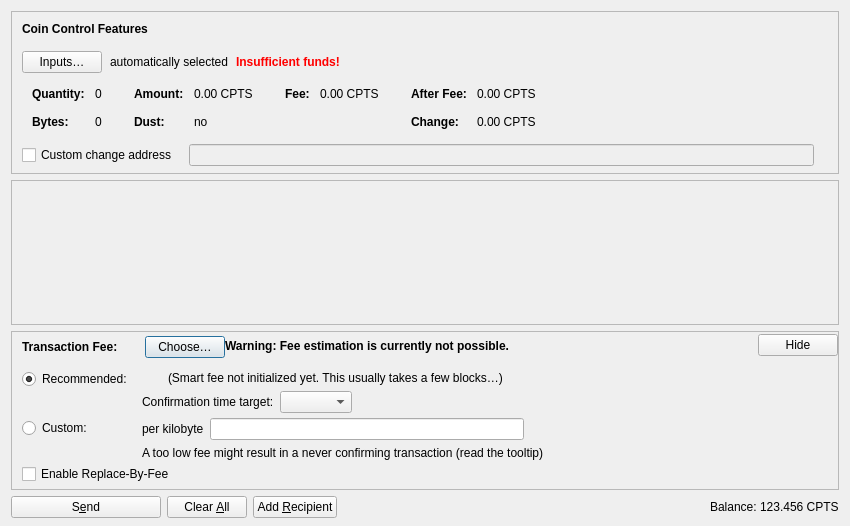
<?xml version="1.0" encoding="UTF-8"?>
<ui version="4.0">
 <class>SendCoinsDialog</class>
 <widget class="QDialog" name="SendCoinsDialog">
  <property name="geometry">
   <rect>
    <x>0</x>
    <y>0</y>
    <width>850</width>
    <height>526</height>
   </rect>
  </property>
  <property name="windowTitle">
   <string>Send Coins</string>
  </property>
  <layout class="QVBoxLayout" name="verticalLayout" stretch="0,1,0,0">
   <property name="bottomMargin">
    <number>8</number>
   </property>
   <item>
    <widget class="QFrame" name="frameCoinControl">
     <property name="sizePolicy">
      <sizepolicy hsizetype="Expanding" vsizetype="Expanding">
       <horstretch>0</horstretch>
       <verstretch>0</verstretch>
      </sizepolicy>
     </property>
     <property name="maximumSize">
      <size>
       <width>16777215</width>
       <height>16777215</height>
      </size>
     </property>
     <property name="frameShape">
      <enum>QFrame::StyledPanel</enum>
     </property>
     <property name="frameShadow">
      <enum>QFrame::Sunken</enum>
     </property>
     <layout class="QVBoxLayout" name="verticalLayoutCoinControl2">
      <property name="spacing">
       <number>0</number>
      </property>
      <property name="leftMargin">
       <number>0</number>
      </property>
      <property name="topMargin">
       <number>0</number>
      </property>
      <property name="rightMargin">
       <number>0</number>
      </property>
      <property name="bottomMargin">
       <number>6</number>
      </property>
      <item>
       <layout class="QVBoxLayout" name="verticalLayoutCoinControl" stretch="0,0,0,0,1">
        <property name="spacing">
         <number>0</number>
        </property>
        <property name="leftMargin">
         <number>10</number>
        </property>
        <property name="topMargin">
         <number>10</number>
        </property>
        <item>
         <layout class="QHBoxLayout" name="horizontalLayoutCoinControl1">
          <property name="bottomMargin">
           <number>15</number>
          </property>
          <item>
           <widget class="QLabel" name="labelCoinControlFeatures">
            <property name="sizePolicy">
             <sizepolicy hsizetype="Preferred" vsizetype="Maximum">
              <horstretch>0</horstretch>
              <verstretch>0</verstretch>
             </sizepolicy>
            </property>
            <property name="font">
             <font>
              <weight>75</weight>
              <bold>true</bold>
             </font>
            </property>
            <property name="styleSheet">
             <string notr="true">font-weight:bold;</string>
            </property>
            <property name="text">
             <string>Coin Control Features</string>
            </property>
           </widget>
          </item>
         </layout>
        </item>
        <item>
         <layout class="QHBoxLayout" name="horizontalLayoutCoinControl2" stretch="0,0,0,0">
          <property name="spacing">
           <number>8</number>
          </property>
          <property name="bottomMargin">
           <number>10</number>
          </property>
          <item>
           <widget class="QPushButton" name="pushButtonCoinControl">
            <property name="styleSheet">
             <string notr="true"/>
            </property>
            <property name="text">
             <string>Inputs…</string>
            </property>
            <property name="autoDefault">
             <bool>false</bool>
            </property>
           </widget>
          </item>
          <item>
           <widget class="QLabel" name="labelCoinControlAutomaticallySelected">
            <property name="text">
             <string>automatically selected</string>
            </property>
            <property name="margin">
             <number>5</number>
            </property>
           </widget>
          </item>
          <item>
           <widget class="QLabel" name="labelCoinControlInsuffFunds">
            <property name="font">
             <font>
              <weight>75</weight>
              <bold>true</bold>
             </font>
            </property>
            <property name="styleSheet">
             <string notr="true">color:red;font-weight:bold;</string>
            </property>
            <property name="text">
             <string>Insufficient funds!</string>
            </property>
            <property name="margin">
             <number>5</number>
            </property>
           </widget>
          </item>
          <item>
           <spacer name="horizontalSpacerCoinControl">
            <property name="orientation">
             <enum>Qt::Horizontal</enum>
            </property>
            <property name="sizeHint" stdset="0">
             <size>
              <width>40</width>
              <height>1</height>
             </size>
            </property>
           </spacer>
          </item>
         </layout>
        </item>
        <item>
         <widget class="QWidget" name="widgetCoinControl" native="true">
          <property name="sizePolicy">
           <sizepolicy hsizetype="Preferred" vsizetype="Preferred">
            <horstretch>0</horstretch>
            <verstretch>0</verstretch>
           </sizepolicy>
          </property>
          <property name="minimumSize">
           <size>
            <width>0</width>
            <height>0</height>
           </size>
          </property>
          <property name="styleSheet">
           <string notr="true"/>
          </property>
          <layout class="QHBoxLayout" name="horizontalLayoutCoinControl5">
           <property name="leftMargin">
            <number>0</number>
           </property>
           <property name="topMargin">
            <number>0</number>
           </property>
           <property name="rightMargin">
            <number>0</number>
           </property>
           <property name="bottomMargin">
            <number>0</number>
           </property>
           <item>
            <layout class="QHBoxLayout" name="horizontalLayoutCoinControl3" stretch="0,0,0,1">
             <property name="spacing">
              <number>20</number>
             </property>
             <property name="topMargin">
              <number>0</number>
             </property>
             <property name="bottomMargin">
              <number>10</number>
             </property>
             <item>
              <layout class="QFormLayout" name="formLayoutCoinControl1">
               <property name="horizontalSpacing">
                <number>10</number>
               </property>
               <property name="verticalSpacing">
                <number>14</number>
               </property>
               <property name="leftMargin">
                <number>10</number>
               </property>
               <property name="topMargin">
                <number>4</number>
               </property>
               <property name="rightMargin">
                <number>6</number>
               </property>
               <item row="0" column="0">
                <widget class="QLabel" name="labelCoinControlQuantityText">
                 <property name="font">
                  <font>
                   <weight>75</weight>
                   <bold>true</bold>
                  </font>
                 </property>
                 <property name="text">
                  <string>Quantity:</string>
                 </property>
                 <property name="margin">
                  <number>0</number>
                 </property>
                </widget>
               </item>
               <item row="0" column="1">
                <widget class="QLabel" name="labelCoinControlQuantity">
                 <property name="cursor">
                  <cursorShape>IBeamCursor</cursorShape>
                 </property>
                 <property name="contextMenuPolicy">
                  <enum>Qt::ActionsContextMenu</enum>
                 </property>
                 <property name="text">
                  <string notr="true">0</string>
                 </property>
                 <property name="margin">
                  <number>0</number>
                 </property>
                 <property name="textInteractionFlags">
                  <set>Qt::LinksAccessibleByMouse|Qt::TextSelectableByKeyboard|Qt::TextSelectableByMouse</set>
                 </property>
                </widget>
               </item>
               <item row="1" column="0">
                <widget class="QLabel" name="labelCoinControlBytesText">
                 <property name="font">
                  <font>
                   <weight>75</weight>
                   <bold>true</bold>
                  </font>
                 </property>
                 <property name="text">
                  <string>Bytes:</string>
                 </property>
                </widget>
               </item>
               <item row="1" column="1">
                <widget class="QLabel" name="labelCoinControlBytes">
                 <property name="cursor">
                  <cursorShape>IBeamCursor</cursorShape>
                 </property>
                 <property name="contextMenuPolicy">
                  <enum>Qt::ActionsContextMenu</enum>
                 </property>
                 <property name="text">
                  <string notr="true">0</string>
                 </property>
                 <property name="textInteractionFlags">
                  <set>Qt::LinksAccessibleByMouse|Qt::TextSelectableByKeyboard|Qt::TextSelectableByMouse</set>
                 </property>
                </widget>
               </item>
              </layout>
             </item>
             <item>
              <layout class="QFormLayout" name="formLayoutCoinControl2">
               <property name="horizontalSpacing">
                <number>10</number>
               </property>
               <property name="verticalSpacing">
                <number>14</number>
               </property>
               <property name="leftMargin">
                <number>6</number>
               </property>
               <property name="topMargin">
                <number>4</number>
               </property>
               <property name="rightMargin">
                <number>6</number>
               </property>
               <item row="0" column="0">
                <widget class="QLabel" name="labelCoinControlAmountText">
                 <property name="font">
                  <font>
                   <weight>75</weight>
                   <bold>true</bold>
                  </font>
                 </property>
                 <property name="text">
                  <string>Amount:</string>
                 </property>
                 <property name="margin">
                  <number>0</number>
                 </property>
                </widget>
               </item>
               <item row="0" column="1">
                <widget class="QLabel" name="labelCoinControlAmount">
                 <property name="cursor">
                  <cursorShape>IBeamCursor</cursorShape>
                 </property>
                 <property name="contextMenuPolicy">
                  <enum>Qt::ActionsContextMenu</enum>
                 </property>
                 <property name="text">
                  <string notr="true">0.00 CPTS</string>
                 </property>
                 <property name="textInteractionFlags">
                  <set>Qt::LinksAccessibleByMouse|Qt::TextSelectableByKeyboard|Qt::TextSelectableByMouse</set>
                 </property>
                </widget>
               </item>
               <item row="1" column="0">
                <widget class="QLabel" name="labelCoinControlLowOutputText">
                 <property name="font">
                  <font>
                   <weight>75</weight>
                   <bold>true</bold>
                  </font>
                 </property>
                 <property name="text">
                  <string>Dust:</string>
                 </property>
                </widget>
               </item>
               <item row="1" column="1">
                <widget class="QLabel" name="labelCoinControlLowOutput">
                 <property name="cursor">
                  <cursorShape>IBeamCursor</cursorShape>
                 </property>
                 <property name="contextMenuPolicy">
                  <enum>Qt::ActionsContextMenu</enum>
                 </property>
                 <property name="text">
                  <string notr="true">no</string>
                 </property>
                 <property name="textInteractionFlags">
                  <set>Qt::LinksAccessibleByMouse|Qt::TextSelectableByKeyboard|Qt::TextSelectableByMouse</set>
                 </property>
                </widget>
               </item>
              </layout>
             </item>
             <item>
              <layout class="QFormLayout" name="formLayoutCoinControl3">
               <property name="horizontalSpacing">
                <number>10</number>
               </property>
               <property name="verticalSpacing">
                <number>14</number>
               </property>
               <property name="leftMargin">
                <number>6</number>
               </property>
               <property name="topMargin">
                <number>4</number>
               </property>
               <property name="rightMargin">
                <number>6</number>
               </property>
               <item row="0" column="0">
                <widget class="QLabel" name="labelCoinControlFeeText">
                 <property name="font">
                  <font>
                   <weight>75</weight>
                   <bold>true</bold>
                  </font>
                 </property>
                 <property name="text">
                  <string>Fee:</string>
                 </property>
                 <property name="margin">
                  <number>0</number>
                 </property>
                </widget>
               </item>
               <item row="0" column="1">
                <widget class="QLabel" name="labelCoinControlFee">
                 <property name="cursor">
                  <cursorShape>IBeamCursor</cursorShape>
                 </property>
                 <property name="contextMenuPolicy">
                  <enum>Qt::ActionsContextMenu</enum>
                 </property>
                 <property name="text">
                  <string notr="true">0.00 CPTS</string>
                 </property>
                 <property name="textInteractionFlags">
                  <set>Qt::LinksAccessibleByMouse|Qt::TextSelectableByKeyboard|Qt::TextSelectableByMouse</set>
                 </property>
                </widget>
               </item>
              </layout>
             </item>
             <item>
              <layout class="QFormLayout" name="formLayoutCoinControl4">
               <property name="horizontalSpacing">
                <number>10</number>
               </property>
               <property name="verticalSpacing">
                <number>14</number>
               </property>
               <property name="leftMargin">
                <number>6</number>
               </property>
               <property name="topMargin">
                <number>4</number>
               </property>
               <property name="rightMargin">
                <number>6</number>
               </property>
               <item row="0" column="0">
                <widget class="QLabel" name="labelCoinControlAfterFeeText">
                 <property name="font">
                  <font>
                   <weight>75</weight>
                   <bold>true</bold>
                  </font>
                 </property>
                 <property name="text">
                  <string>After Fee:</string>
                 </property>
                 <property name="margin">
                  <number>0</number>
                 </property>
                </widget>
               </item>
               <item row="0" column="1">
                <widget class="QLabel" name="labelCoinControlAfterFee">
                 <property name="cursor">
                  <cursorShape>IBeamCursor</cursorShape>
                 </property>
                 <property name="contextMenuPolicy">
                  <enum>Qt::ActionsContextMenu</enum>
                 </property>
                 <property name="text">
                  <string notr="true">0.00 CPTS</string>
                 </property>
                 <property name="textInteractionFlags">
                  <set>Qt::LinksAccessibleByMouse|Qt::TextSelectableByKeyboard|Qt::TextSelectableByMouse</set>
                 </property>
                </widget>
               </item>
               <item row="1" column="0">
                <widget class="QLabel" name="labelCoinControlChangeText">
                 <property name="font">
                  <font>
                   <weight>75</weight>
                   <bold>true</bold>
                  </font>
                 </property>
                 <property name="text">
                  <string>Change:</string>
                 </property>
                </widget>
               </item>
               <item row="1" column="1">
                <widget class="QLabel" name="labelCoinControlChange">
                 <property name="cursor">
                  <cursorShape>IBeamCursor</cursorShape>
                 </property>
                 <property name="contextMenuPolicy">
                  <enum>Qt::ActionsContextMenu</enum>
                 </property>
                 <property name="text">
                  <string notr="true">0.00 CPTS</string>
                 </property>
                 <property name="textInteractionFlags">
                  <set>Qt::LinksAccessibleByMouse|Qt::TextSelectableByKeyboard|Qt::TextSelectableByMouse</set>
                 </property>
                </widget>
               </item>
              </layout>
             </item>
            </layout>
           </item>
          </layout>
         </widget>
        </item>
        <item>
         <layout class="QHBoxLayout" name="horizontalLayoutCoinControl4" stretch="0,0,0">
          <property name="spacing">
           <number>12</number>
          </property>
          <property name="sizeConstraint">
           <enum>QLayout::SetDefaultConstraint</enum>
          </property>
          <property name="topMargin">
           <number>5</number>
          </property>
          <property name="rightMargin">
           <number>5</number>
          </property>
          <item>
           <widget class="QCheckBox" name="checkBoxCoinControlChange">
            <property name="toolTip">
             <string>If this is activated, but the change address is empty or invalid, change will be sent to a newly generated address.</string>
            </property>
            <property name="text">
             <string>Custom change address</string>
            </property>
           </widget>
          </item>
          <item>
           <widget class="QValidatedLineEdit" name="lineEditCoinControlChange">
            <property name="enabled">
             <bool>false</bool>
            </property>
            <property name="sizePolicy">
             <sizepolicy hsizetype="Expanding" vsizetype="Fixed">
              <horstretch>0</horstretch>
              <verstretch>0</verstretch>
             </sizepolicy>
            </property>
           </widget>
          </item>
          <item>
           <widget class="QLabel" name="labelCoinControlChangeLabel">
            <property name="sizePolicy">
             <sizepolicy hsizetype="Preferred" vsizetype="Expanding">
              <horstretch>0</horstretch>
              <verstretch>0</verstretch>
             </sizepolicy>
            </property>
            <property name="minimumSize">
             <size>
              <width>0</width>
              <height>0</height>
             </size>
            </property>
            <property name="text">
             <string/>
            </property>
            <property name="margin">
             <number>3</number>
            </property>
           </widget>
          </item>
         </layout>
        </item>
        <item>
         <spacer name="verticalSpacerCoinControl">
          <property name="orientation">
           <enum>Qt::Vertical</enum>
          </property>
          <property name="sizeHint" stdset="0">
           <size>
            <width>800</width>
            <height>1</height>
           </size>
          </property>
         </spacer>
        </item>
       </layout>
      </item>
     </layout>
    </widget>
   </item>
   <item>
    <widget class="QScrollArea" name="scrollArea">
     <property name="widgetResizable">
      <bool>true</bool>
     </property>
     <widget class="QWidget" name="scrollAreaWidgetContents">
      <property name="geometry">
       <rect>
        <x>0</x>
        <y>0</y>
        <width>830</width>
        <height>104</height>
       </rect>
      </property>
      <layout class="QVBoxLayout" name="verticalLayout_2" stretch="0,1">
       <property name="leftMargin">
        <number>0</number>
       </property>
       <property name="topMargin">
        <number>0</number>
       </property>
       <property name="rightMargin">
        <number>0</number>
       </property>
       <property name="bottomMargin">
        <number>0</number>
       </property>
       <item>
        <layout class="QVBoxLayout" name="entries">
         <property name="spacing">
          <number>6</number>
         </property>
        </layout>
       </item>
       <item>
        <spacer name="verticalSpacer">
         <property name="orientation">
          <enum>Qt::Vertical</enum>
         </property>
         <property name="sizeHint" stdset="0">
          <size>
           <width>20</width>
           <height>40</height>
          </size>
         </property>
        </spacer>
       </item>
      </layout>
     </widget>
    </widget>
   </item>
   <item>
    <widget class="QFrame" name="frameFee">
     <property name="sizePolicy">
      <sizepolicy hsizetype="Expanding" vsizetype="Expanding">
       <horstretch>0</horstretch>
       <verstretch>0</verstretch>
      </sizepolicy>
     </property>
     <property name="maximumSize">
      <size>
       <width>16777215</width>
       <height>16777215</height>
      </size>
     </property>
     <property name="frameShape">
      <enum>QFrame::StyledPanel</enum>
     </property>
     <property name="frameShadow">
      <enum>QFrame::Sunken</enum>
     </property>
     <layout class="QVBoxLayout" name="verticalLayoutFee1">
      <property name="spacing">
       <number>0</number>
      </property>
      <property name="leftMargin">
       <number>0</number>
      </property>
      <property name="topMargin">
       <number>0</number>
      </property>
      <property name="rightMargin">
       <number>0</number>
      </property>
      <property name="bottomMargin">
       <number>0</number>
      </property>
      <item>
       <layout class="QVBoxLayout" name="verticalLayoutFee2" stretch="0,0,0">
        <property name="spacing">
         <number>0</number>
        </property>
        <property name="leftMargin">
         <number>10</number>
        </property>
        <property name="topMargin">
         <number>0</number>
        </property>
        <item>
         <layout class="QHBoxLayout" name="horizontalLayoutFee1">
          <property name="bottomMargin">
           <number>0</number>
          </property>
          <item>
           <layout class="QVBoxLayout" name="verticalLayoutFee7">
            <property name="spacing">
             <number>0</number>
            </property>
            <item>
             <spacer name="verticalSpacerSmartFee">
              <property name="orientation">
               <enum>Qt::Vertical</enum>
              </property>
              <property name="sizeType">
               <enum>QSizePolicy::Fixed</enum>
              </property>
              <property name="sizeHint" stdset="0">
               <size>
                <width>1</width>
                <height>4</height>
               </size>
              </property>
             </spacer>
            </item>
            <item>
             <layout class="QHBoxLayout" name="horizontalLayoutSmartFee">
              <property name="spacing">
               <number>10</number>
              </property>
              <item>
               <widget class="QLabel" name="labelFeeHeadline">
                <property name="sizePolicy">
                 <sizepolicy hsizetype="Preferred" vsizetype="Maximum">
                  <horstretch>0</horstretch>
                  <verstretch>0</verstretch>
                 </sizepolicy>
                </property>
                <property name="font">
                 <font>
                  <weight>75</weight>
                  <bold>true</bold>
                 </font>
                </property>
                <property name="styleSheet">
                 <string notr="true">font-weight:bold;</string>
                </property>
                <property name="text">
                 <string>Transaction Fee:</string>
                </property>
               </widget>
              </item>
              <item>
               <widget class="QLabel" name="labelFeeMinimized">
                <property name="text">
                 <string/>
                </property>
               </widget>
              </item>
              <item>
               <widget class="QPushButton" name="buttonChooseFee">
                <property name="text">
                 <string>Choose…</string>
                </property>
               </widget>
              </item>
             </layout>
            </item>
            <item>
             <spacer name="verticalSpacer_5">
              <property name="orientation">
               <enum>Qt::Vertical</enum>
              </property>
              <property name="sizeHint" stdset="0">
               <size>
                <width>1</width>
                <height>1</height>
               </size>
              </property>
             </spacer>
            </item>
           </layout>
          </item>
          <item>
           <widget class="QLabel" name="fallbackFeeWarningLabel">
            <property name="toolTip">
             <string>Using the fallbackfee can result in sending a transaction that will take several hours or days (or never) to confirm. Consider choosing your fee manually or wait until you have validated the complete chain.</string>
            </property>
            <property name="font">
            <font>
                <weight>75</weight>
                <bold>true</bold>
            </font>
            </property>
            <property name="text">
             <string>Warning: Fee estimation is currently not possible.</string>
            </property>
            <property name="wordWrap">
             <bool>false</bool>
            </property>
           </widget>
          </item>
          <item>
           <spacer name="horizontalSpacer_4">
            <property name="orientation">
             <enum>Qt::Horizontal</enum>
            </property>
            <property name="sizeType">
             <enum>QSizePolicy::MinimumExpanding</enum>
            </property>
            <property name="sizeHint" stdset="0">
             <size>
              <width>40</width>
              <height>20</height>
             </size>
            </property>
           </spacer>
          </item>
          <item>
           <widget class="QPushButton" name="buttonMinimizeFee">
            <property name="toolTip">
             <string>Hide transaction fee settings</string>
            </property>
            <property name="text">
             <string>Hide</string>
            </property>
           </widget>
          </item>
         </layout>
        </item>
        <item>
         <widget class="QFrame" name="frameFeeSelection">
          <layout class="QVBoxLayout" name="verticalLayoutFee12">
           <property name="spacing">
            <number>0</number>
           </property>
           <property name="leftMargin">
            <number>0</number>
           </property>
           <property name="topMargin">
            <number>0</number>
           </property>
           <property name="rightMargin">
            <number>0</number>
           </property>
           <property name="bottomMargin">
            <number>0</number>
           </property>
           <item>
            <layout class="QGridLayout" name="gridLayoutFee">
             <property name="topMargin">
              <number>10</number>
             </property>
             <property name="bottomMargin">
              <number>4</number>
             </property>
             <property name="horizontalSpacing">
              <number>10</number>
             </property>
             <property name="verticalSpacing">
              <number>4</number>
             </property>
             <item row="1" column="1">
              <layout class="QVBoxLayout" name="verticalLayoutFee8">
               <property name="spacing">
                <number>6</number>
               </property>
               <item>
                <layout class="QHBoxLayout" name="horizontalLayoutFee13">
                 <item>
                  <widget class="QLabel" name="labelCustomPerKilobyte">
                   <property name="toolTip">
                    <string>Specify a custom fee per kB (1,000 bytes) of the transaction's virtual size.

Note:  Since the fee is calculated on a per-byte basis, a fee rate of "100 satoshis per kvB" for a transaction size of 500 virtual bytes (half of 1 kvB) would ultimately yield a fee of only 50 satoshis.</string>
                   </property>
                   <property name="text">
                    <string>per kilobyte</string>
                   </property>
                  </widget>
                 </item>
                 <item>
                  <widget class="CryptoPesetaAmountField" name="customFee"/>
                 </item>
                 <item>
                  <spacer name="horizontalSpacer_6">
                   <property name="orientation">
                    <enum>Qt::Horizontal</enum>
                   </property>
                   <property name="sizeHint" stdset="0">
                    <size>
                     <width>1</width>
                     <height>1</height>
                    </size>
                   </property>
                  </spacer>
                 </item>
                </layout>
               </item>
               <item>
                <layout class="QHBoxLayout" name="horizontalLayoutFee8">
                 <item>
                  <widget class="QLabel" name="labelCustomFeeWarning">
                   <property name="enabled">
                    <bool>true</bool>
                   </property>
                   <property name="toolTip">
                    <string>When there is less transaction volume than space in the blocks, miners as well as relaying nodes may enforce a minimum fee. Paying only this minimum fee is just fine, but be aware that this can result in a never confirming transaction once there is more demand for cryptopeseta transactions than the network can process.</string>
                   </property>
                   <property name="text">
                    <string>A too low fee might result in a never confirming transaction (read the tooltip)</string>
                   </property>
                  </widget>
                 </item>
                 <item>
                  <spacer name="horizontalSpacer_2">
                   <property name="orientation">
                    <enum>Qt::Horizontal</enum>
                   </property>
                   <property name="sizeHint" stdset="0">
                    <size>
                     <width>1</width>
                     <height>1</height>
                    </size>
                   </property>
                  </spacer>
                 </item>
                </layout>
               </item>
              </layout>
             </item>
             <item row="0" column="0">
              <layout class="QVBoxLayout" name="verticalLayoutFee4" stretch="0,1">
               <item>
                <widget class="QRadioButton" name="radioSmartFee">
                 <property name="text">
                  <string>Recommended:</string>
                 </property>
                 <property name="checked">
                  <bool>true</bool>
                 </property>
                 <attribute name="buttonGroup">
                  <string notr="true">groupFee</string>
                 </attribute>
                </widget>
               </item>
               <item>
                <spacer name="verticalSpacer_2">
                 <property name="orientation">
                  <enum>Qt::Vertical</enum>
                 </property>
                 <property name="sizeHint" stdset="0">
                  <size>
                   <width>1</width>
                   <height>1</height>
                  </size>
                 </property>
                </spacer>
               </item>
              </layout>
             </item>
             <item row="1" column="0">
              <layout class="QVBoxLayout" name="verticalLayoutFee9" stretch="0,1">
               <item>
                <widget class="QRadioButton" name="radioCustomFee">
                 <property name="text">
                  <string>Custom:</string>
                 </property>
                 <attribute name="buttonGroup">
                  <string notr="true">groupFee</string>
                 </attribute>
                </widget>
               </item>
               <item>
                <spacer name="verticalSpacer_6">
                 <property name="orientation">
                  <enum>Qt::Vertical</enum>
                 </property>
                 <property name="sizeHint" stdset="0">
                  <size>
                   <width>1</width>
                   <height>1</height>
                  </size>
                 </property>
                </spacer>
               </item>
              </layout>
             </item>
             <item row="0" column="1">
              <layout class="QVBoxLayout" name="verticalLayoutFee3" stretch="0,0,1">
               <property name="spacing">
                <number>6</number>
               </property>
               <property name="topMargin">
                <number>2</number>
               </property>
               <item>
                <layout class="QHBoxLayout" name="horizontalLayoutFee12">
                 <item>
                  <widget class="QLabel" name="labelSmartFee">
                   <property name="text">
                    <string/>
                   </property>
                  </widget>
                 </item>
                 <item>
                  <widget class="QLabel" name="labelFeeEstimation">
                   <property name="text">
                    <string/>
                   </property>
                  </widget>
                 </item>
                 <item>
                  <widget class="QLabel" name="labelSmartFee2">
                   <property name="text">
                    <string>(Smart fee not initialized yet. This usually takes a few blocks…)</string>
                   </property>
                  </widget>
                 </item>
                 <item>
                  <spacer name="horizontalSpacer_5">
                   <property name="orientation">
                    <enum>Qt::Horizontal</enum>
                   </property>
                   <property name="sizeHint" stdset="0">
                    <size>
                     <width>1</width>
                     <height>1</height>
                    </size>
                   </property>
                  </spacer>
                 </item>
                </layout>
               </item>
               <item>
                <layout class="QHBoxLayout" name="horizontalLayoutFee9">
                 <item>
                  <layout class="QVBoxLayout" name="verticalLayoutFee6">
                   <item>
                    <widget class="QLabel" name="labelSmartFee3">
                     <property name="text">
                      <string>Confirmation time target:</string>
                     </property>
                    </widget>
                   </item>
                  </layout>
                 </item>
                 <item>
                  <layout class="QVBoxLayout" name="verticalLayoutFee5">
                   <property name="rightMargin">
                    <number>30</number>
                   </property>
                   <item>
                    <layout class="QHBoxLayout" name="horizontalLayoutConfTarget">
                     <property name="bottomMargin">
                      <number>0</number>
                     </property>
                     <item>
                      <widget class="QComboBox" name="confTargetSelector"/>
                     </item>
                     <item>
                      <spacer name="horizontalSpacerConfTarget">
                       <property name="orientation">
                        <enum>Qt::Horizontal</enum>
                       </property>
                       <property name="sizeHint" stdset="0">
                        <size>
                         <width>40</width>
                         <height>20</height>
                        </size>
                       </property>
                      </spacer>
                     </item>
                    </layout>
                   </item>
                  </layout>
                 </item>
                </layout>
               </item>
               <item>
                <spacer name="verticalSpacer_4">
                 <property name="orientation">
                  <enum>Qt::Vertical</enum>
                 </property>
                 <property name="sizeHint" stdset="0">
                  <size>
                   <width>1</width>
                   <height>1</height>
                  </size>
                 </property>
                </spacer>
               </item>
              </layout>
             </item>
            </layout>
           </item>
           <item>
            <widget class="QCheckBox" name="optInRBF">
             <property name="text">
              <string>Enable Replace-By-Fee</string>
             </property>
             <property name="toolTip">
              <string>With Replace-By-Fee (BIP-125) you can increase a transaction's fee after it is sent. Without this, a higher fee may be recommended to compensate for increased transaction delay risk.</string>
             </property>
            </widget>
           </item>
          </layout>
         </widget>
        </item>
        <item>
         <spacer name="verticalSpacerFee">
          <property name="orientation">
           <enum>Qt::Vertical</enum>
          </property>
          <property name="sizeHint" stdset="0">
           <size>
            <width>40</width>
            <height>5</height>
           </size>
          </property>
         </spacer>
        </item>
       </layout>
      </item>
     </layout>
    </widget>
   </item>
   <item>
    <layout class="QHBoxLayout" name="horizontalLayout">
     <item>
      <widget class="QPushButton" name="sendButton">
       <property name="minimumSize">
        <size>
         <width>150</width>
         <height>0</height>
        </size>
       </property>
       <property name="toolTip">
        <string>Confirm the send action</string>
       </property>
       <property name="text">
        <string>S&amp;end</string>
       </property>
       <property name="icon">
        <iconset resource="../cryptopeseta.qrc">
         <normaloff>:/icons/send</normaloff>:/icons/send</iconset>
       </property>
       <property name="autoDefault">
        <bool>false</bool>
       </property>
       <property name="default">
        <bool>false</bool>
       </property>
      </widget>
     </item>
     <item>
      <widget class="QPushButton" name="clearButton">
       <property name="sizePolicy">
        <sizepolicy hsizetype="Minimum" vsizetype="Fixed">
         <horstretch>0</horstretch>
         <verstretch>0</verstretch>
        </sizepolicy>
       </property>
       <property name="toolTip">
        <string>Clear all fields of the form.</string>
       </property>
       <property name="text">
        <string>Clear &amp;All</string>
       </property>
       <property name="icon">
        <iconset resource="../cryptopeseta.qrc">
         <normaloff>:/icons/remove</normaloff>:/icons/remove</iconset>
       </property>
       <property name="autoDefault">
        <bool>false</bool>
       </property>
      </widget>
     </item>
     <item>
      <widget class="QPushButton" name="addButton">
       <property name="toolTip">
        <string>Send to multiple recipients at once</string>
       </property>
       <property name="text">
        <string>Add &amp;Recipient</string>
       </property>
       <property name="icon">
        <iconset resource="../cryptopeseta.qrc">
         <normaloff>:/icons/add</normaloff>:/icons/add</iconset>
       </property>
       <property name="autoDefault">
        <bool>false</bool>
       </property>
      </widget>
     </item>
     <item>
      <spacer name="horizontalSpacer">
       <property name="orientation">
        <enum>Qt::Horizontal</enum>
       </property>
       <property name="sizeHint" stdset="0">
        <size>
         <width>40</width>
         <height>20</height>
        </size>
       </property>
      </spacer>
     </item>
     <item>
      <layout class="QHBoxLayout" name="horizontalLayout_2">
       <property name="spacing">
        <number>3</number>
       </property>
       <item>
        <widget class="QLabel" name="labelBalanceName">
         <property name="sizePolicy">
          <sizepolicy hsizetype="Preferred" vsizetype="Fixed">
           <horstretch>0</horstretch>
           <verstretch>0</verstretch>
          </sizepolicy>
         </property>
         <property name="text">
          <string>Balance:</string>
         </property>
        </widget>
       </item>
       <item>
        <widget class="QLabel" name="labelBalance">
         <property name="sizePolicy">
          <sizepolicy hsizetype="Preferred" vsizetype="Fixed">
           <horstretch>0</horstretch>
           <verstretch>0</verstretch>
          </sizepolicy>
         </property>
         <property name="cursor">
          <cursorShape>IBeamCursor</cursorShape>
         </property>
         <property name="text">
          <string notr="true">123.456 CPTS</string>
         </property>
         <property name="textInteractionFlags">
          <set>Qt::LinksAccessibleByMouse|Qt::TextSelectableByKeyboard|Qt::TextSelectableByMouse</set>
         </property>
        </widget>
       </item>
      </layout>
     </item>
    </layout>
   </item>
  </layout>
 </widget>
 <customwidgets>
  <customwidget>
   <class>QValidatedLineEdit</class>
   <extends>QLineEdit</extends>
   <header>qt/qvalidatedlineedit.h</header>
  </customwidget>
  <customwidget>
   <class>CryptoPesetaAmountField</class>
   <extends>QLineEdit</extends>
   <header>qt/cryptopesetaamountfield.h</header>
   <container>1</container>
  </customwidget>
 </customwidgets>
 <resources>
  <include location="../cryptopeseta.qrc"/>
 </resources>
 <connections/>
 <buttongroups>
  <buttongroup name="groupFee"/>
 </buttongroups>
</ui>
